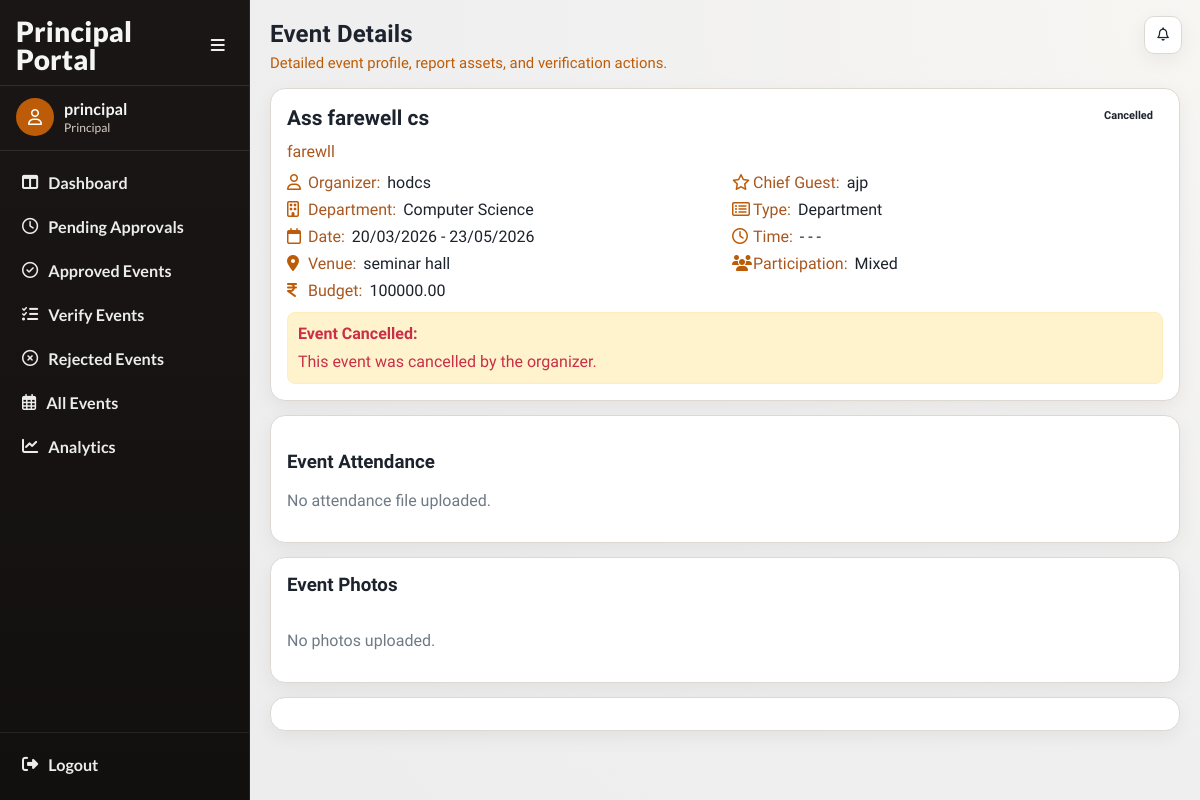
The app's page /events/events/9/ (signed in) with its own data.
### accounts/models.py (models this page shows, shortened)
class User(AbstractUser):
    ROLE_CHOICES = (
        ('faculty', 'Faculty'),
        ('principal', 'Principal'),
        ('admin', 'Admin'),
    )
    SUB_ROLE_CHOICES = (
        ('hod', 'HOD'),
        ('nss', 'NSS In-Charge'),
        ('ncc', 'NCC In-Charge'),
        ('union', 'Union In-Charge'),
        ('other', 'Other In-Charge'),
    )
    role = models.CharField(max_length=20, choices=ROLE_CHOICES)
    sub_role = models.CharField(
        max_length=20,
        choices=SUB_ROLE_CHOICES,
        blank=True,
        null=True
    )
    department = models.ForeignKey(
    'events.Department',
    on_delete=models.SET_NULL,
    null=True,
    blank=True
    )

### events/models.py (models this page shows, shortened)
class Event(models.Model):
    CATEGORY_CHOICES = (
        ('department', 'Department'),
        ('nss', 'NSS'),
        ('ncc', 'NCC'),
        ('union', 'Union'),
        ('other', 'Other'),
    )
    PARTICIPATION_CHOICES = (
        ('boys', 'Boys'),
        ('girls', 'Girls'),
        ('mixed', 'Mixed'),
    )
    STATUS_CHOICES = (
        ('pending', 'Pending Approval'),
        ('approved', 'Approved'),
        ('rejected', 'Rejected'),
        ('completed', 'Completed'),
        ('verified', 'Verified'),
        ('cancelled', 'Cancelled'),
    )
    title = models.CharField(max_length=200)
    category = models.CharField(max_length=20, choices=CATEGORY_CHOICES)
    created_by = models.ForeignKey(
        settings.AUTH_USER_MODEL,
        on_delete=models.CASCADE
    )
    department = models.ForeignKey(
    Department,
    on_delete=models.SET_NULL,
    null=True,
    blank=True
    )
    participation_type = models.CharField(
        max_length=20,
        choices=PARTICIPATION_CHOICES
    )
    chief_guest = models.CharField(max_length=200, blank=True, null=True)
    budget = models.DecimalField(max_digits=10, decimal_places=2)
    venue = models.ForeignKey(
    Venue,
    on_delete=models.PROTECT
    )
    start_date = models.DateField()
    end_date = models.DateField()
    start_time = models.TimeField(null=True, blank=True)
    end_time = models.TimeField(null=True, blank=True)
    description = models.TextField()
    tags = models.ManyToManyField(Tag, blank=True)
    status = models.CharField(
        max_length=20,
        choices=STATUS_CHOICES,
        default='pending'
    )
    principal_remark = models.TextField(blank=True, null=True)
    created_at = models.DateTimeField(auto_now_add=True)
    report_text = models.TextField(blank=True, null=True)
    attendance_file = models.FileField(
        upload_to='attendance/',
        blank=True,
        null=True
    )
    completed_at = models.DateTimeField(blank=True, null=True)

class Department(models.Model):
    name = models.CharField(max_length=100, unique=True)
    def __str__(self):
        return self.name

class Venue(models.Model):
    name = models.CharField(max_length=100, unique=True)
    def __str__(self):
        return self.name

### events/views.py (the view)
@login_required(login_url='/login/')
def event_detail(request, event_id):
    event = get_object_or_404(Event, id=event_id)
    if request.user.role == 'faculty' and event.created_by != request.user:
        messages.error(request, "You do not have permission to view this event.")
        return redirect('faculty_dashboard')
    return render(request,
                  'events/event_detail.html',
                  {'event': event})

### events/templates/events/event_detail.html (shortened to what this page needs)
{% extends "base.html" %}
{% load event_extras %}
{% block page_title %}Event Details{% endblock %}
{% block page_subtitle %}Detailed event profile, report assets, and verification actions.{% endblock %}
{% block extra_css %}
<link href="https://cdn.jsdelivr.net/npm/glightbox/dist/css/glightbox.min.css" rel="stylesheet">
{% endblock %}
{% block content %}
<section class="event-card" style="margin-bottom:14px;">
    <div class="event-head">
        <h2 class="event-title" style="font-size:1.3rem;">{{ event.title }}</h2>
        <span class="chip {{ event.status }}">{{ event.status|title }}</span>
    </div>
    <p class="event-desc" style="margin-bottom: 10px;">{{ event.description }}</p>
    <div class="meta-grid">
        <div class="meta-row"><i class="fa-regular fa-user"></i><span class="meta-label">Organizer:</span><span class="meta-value">{{ event.created_by.get_full_name|default:event.created_by.username }}</span></div>
        <div class="meta-row"><i class="fa-regular fa-star"></i><span class="meta-label">Chief Guest:</span><span class="meta-value">{{ event.chief_guest|default:"-" }}</span></div>
        <div class="meta-row"><i class="fa-regular fa-building"></i><span class="meta-label">Department:</span><span class="meta-value">{{ event.department|default:"General" }}</span></div>
        <div class="meta-row"><i class="fa-regular fa-rectangle-list"></i><span class="meta-label">Type:</span><span class="meta-value">{{ event.category|title }}</span></div>
        <div class="meta-row"><i class="fa-regular fa-calendar"></i><span class="meta-label">Date:</span><span class="meta-value">{{ event.start_date|date:"d/m/Y" }} - {{ event.end_date|date:"d/m/Y" }}</span></div>
        <div class="meta-row"><i class="fa-regular fa-clock"></i><span class="meta-label">Time:</span><span class="meta-value">{{ event.start_time|time:"h:i A"|default:"-" }} - {{ event.end_time|time:"h:i A"|default:"-" }}</span></div>
        <div class="meta-row"><i class="fa-solid fa-location-dot"></i><span class="meta-label">Venue:</span><span class="meta-value">{{ event.venue }}</span></div>
        <div class="meta-row"><i class="fa-solid fa-users"></i><span class="meta-label">Participation:</span><span class="meta-value">{{ event.participation_type|title }}</span></div>
        <div class="meta-row"><i class="fa-solid fa-indian-rupee-sign"></i><span class="meta-label">Budget:</span><span class="meta-value">{{ event.budget }}</span></div>
    </div>
    {% if event.status == "cancelled" %}
    <div class="reason-box" style="margin-top:10px; padding:10px; border:1px solid #ffeeba; background:#fff3cd; border-radius:8px;">
        <strong>Event Cancelled:</strong>
        <p style="margin:5px 0 0;">
            This event was cancelled by the organizer.
        </p>
    </div>
    {% endif %}
</section>
<section class="panel" style="margin-bottom:14px;">
    <h3>Event Attendance</h3>
    {% if event.attendance_file %}
        <a class="btn secondary" href="{{ event.attendance_file.url }}">Open Attendance File</a>
    {% else %}
        <p class="muted">No attendance file uploaded.</p>
    {% endif %}
</section>
<section class="panel" style="margin-bottom:14px;">
    <h3 style="margin-top:0;">Event Photos</h3>
    <div style="display:grid;grid-template-columns:repeat(auto-fit,minmax(180px,1fr));gap:12px;">
        {% for photo in event.photos.all %}
            <a class="glightbox" href="{{ photo.image.url }}" data-gallery="event-gallery" data-title="{{ event.title }}">
                <img src="{{ photo.image.url }}" alt="{{ event.title }} photo" style="width:100%;height:160px;object-fit:cover;border-radius:12px;border:1px solid var(--line);">
            </a>
        {% empty %}
            <p class="muted">No photos uploaded.</p>
        {% endfor %}
    </div>
</section>
<section class="panel" style="display:flex;gap:8px;flex-wrap:wrap;align-items:center;">
</section>
{% endblock %}

### accounts/templates/base.html (shortened to what this page needs)
<!DOCTYPE html>
<html lang="en">
<head>
    <link rel="stylesheet" href="https://cdnjs.cloudflare.com/ajax/libs/font-awesome/6.5.2/css/all.min.css">
    {% block extra_css %}{% endblock %}
</head>
<body class="{% if request.user.is_authenticated %}has-sidebar{% endif %}">
    <div class="app">
        {% if request.user.is_authenticated %}
            <aside class="sidebar">
                <div class="sidebar-head">
                    <div class="brand">
                        {% if request.user.role == "principal" %}
                            Principal Portal
                        {% elif request.user.role == "faculty" %}
                            Faculty Portal
                        {% else %}
                            Event Portal
                        {% endif %}
                    </div>
                    <button class="collapse-toggle" id="sidebarCollapseToggle" type="button">
                        <i class="fa-solid fa-bars"></i>
                    </button>
                </div>
                <div class="sidebar-user">
                    <div class="avatar"><i class="fa-regular fa-user"></i></div>
                    <div class="user-meta">
                        <div class="user-name">{{ request.user.get_full_name|default:request.user.username }}</div>
                        <div class="user-role">{{ request.user.get_role_display|default:"User" }}</div>
                    </div>
                </div>
                <ul class="nav-list">
                    {% if request.user.role == "principal" %}
                        <li><a class="nav-link " href="{% url 'principal_dashboard' %}" title="Dashboard"><i class="fa-solid fa-table-columns"></i><span class="nav-text">Dashboard</span></a></li>
                        <li><a class="nav-link " href="{% url 'principal_pending_events' %}" title="Pending Approvals"><i class="fa-regular fa-clock"></i><span class="nav-text">Pending Approvals</span></a></li>
                        <li><a class="nav-link " href="{% url 'principal_approved_events' %}" title="Approved Events"><i class="fa-regular fa-circle-check"></i><span class="nav-text">Approved Events</span></a></li>
                        <li><a class="nav-link " href="{% url 'principal_verify_list' %}" title="Verify Events"><i class="fa-solid fa-list-check"></i><span class="nav-text">Verify Events</span></a></li>
                        <li><a class="nav-link " href="{% url 'principal_rejected_events' %}" title="Rejected Events"><i class="fa-regular fa-circle-xmark"></i><span class="nav-text">Rejected Events</span></a></li>
                        <li><a class="nav-link " href="{% url 'view_all_events' %}" title="All Events"><i class="fa-regular fa-calendar-days"></i><span class="nav-text">All Events</span></a></li>
                        <li><a class="nav-link " href="{% url 'analytics_dashboard' %}" title="Analytics"><i class="fa-solid fa-chart-line"></i><span class="nav-text">Analytics</span></a></li>
                    {% endif %}
                </ul>
                <div class="sidebar-foot">
                    <a class="nav-link" href="{% url 'logout' %}" title="Logout">
                        <i class="fa-solid fa-right-from-bracket"></i>
                        <span class="nav-text">Logout</span>
                    </a>
                </div>
            </aside>
            <div class="notif-fab" id="notifFab">
                <div style="position:relative;">
                    <button class="nav-icon-btn" id="notifToggle" type="button" aria-label="Notifications">
                        <i class="fa-regular fa-bell"></i>
                    </button>
                </div>
            </div>
        {% endif %}
        <main class="main">
            <header class="page-head">
                <h1 class="page-title">{% block page_title %}College Event System{% endblock %}</h1>
                <p class="page-subtitle">{% block page_subtitle %}{% endblock %}</p>
            </header>
            {% block content %}{% endblock %}
        </main>
    </div>
</body>
</html>

### accounts/templates/base.html (style rules this page uses)
:root { --bg: #f3f3f3; --sidebar-1: #1a1615; --sidebar-2: #12100f; --surface: #ffffff; --surface-muted: #f7f4f1; --line: #ded8d2; --text: #1d232d; --text-soft: #6f7a85; --accent: #bd5c08; --accent-soft: #f9e8da; --success: #0f9b72; --danger: #d13f4b; --radius: 15px; --shadow: 0 6px 20px rgba(13, 13, 13, 0.06); }
* { box-sizing: border-box; }
body { margin: 0; font-family: "Plus Jakarta Sans", sans-serif; background: radial-gradient(circle at top right, #f8f6f3 0, #f0f0f0 45%, #ececec 100%); color: var(--text); }
a { color: inherit; text-decoration: none; }
.app { min-height: 100vh; }
.sidebar { position: fixed; top: 0; left: 0; z-index: 40; width: 250px; height: 100vh; background: linear-gradient(180deg, var(--sidebar-1) 0%, var(--sidebar-2) 100%); color: #f5f5f5; display: flex; flex-direction: column; border-right: 1px solid rgba(255, 255, 255, 0.08); transition: transform .25s ease, width .25s ease; font-family: "Lato", sans-serif; }
.sidebar-head { display: flex; align-items: center; justify-content: space-between; padding: 17px 16px 12px; border-bottom: 1px solid rgba(255, 255, 255, 0.1); }
.brand { font-size: 28px; font-weight: 800; line-height: 1; letter-spacing: .2px; transition: opacity .2s ease; }
.collapse-toggle { border: none; background: transparent; color: #efefef; width: 32px; height: 32px; border-radius: 8px; cursor: pointer; display: grid; place-items: center; font-size: 16px; }
.sidebar-user { display: flex; align-items: center; gap: 10px; padding: 12px 16px 14px; border-bottom: 1px solid rgba(255, 255, 255, 0.1); }
.avatar { width: 38px; height: 38px; border-radius: 50%; background: var(--accent); color: #fff; display: grid; place-items: center; font-size: 16px; }
.user-name { font-weight: 700; font-size: 1.01rem; line-height: 1.2; }
.user-role { font-size: 12px; color: #dbd0c8; margin-top: 2px; }
.nav-list { list-style: none; padding: 12px 10px; margin: 0; display: grid; gap: 5px; }
.nav-link { display: flex; align-items: center; gap: 10px; padding: 10px 12px; border-radius: 11px; color: #ececec; font-weight: 700; font-size: 1.01rem; transition: all .2s ease; }
.sidebar-foot { margin-top: auto; padding: 12px 10px 16px; border-top: 1px solid rgba(255, 255, 255, 0.08); }
.main { margin-left: 0; min-height: 100vh; padding: 20px; transition: margin-left .25s ease; }
body.has-sidebar .main { margin-left: 250px; }
.notif-fab { position: fixed; top: 16px; right: 18px; z-index: 50; display: none; }
.nav-icon-btn { position: relative; display: inline-grid; place-items: center; width: 38px; height: 38px; border-radius: 10px; border: 1px solid var(--line); background: #fff; color: var(--text); cursor: pointer; box-shadow: var(--shadow); }
.page-head { margin-bottom: 16px; }
.page-title { margin: 0; font-size: clamp(1.35rem, 2vw, 1.95rem); font-weight: 800; letter-spacing: 0.2px; }
.page-subtitle { margin: 6px 0 0; color: var(--accent); font-size: .93rem; }
.panel { background: var(--surface); border: 1px solid var(--line); border-radius: var(--radius); box-shadow: var(--shadow); padding: 16px; }
.chip { border-radius: 999px; padding: 4px 10px; font-size: 11px; font-weight: 700; display: inline-flex; align-items: center; justify-content: center; }
.muted { color: var(--text-soft); }
.event-card { border: 1px solid var(--line); border-radius: var(--radius); background: var(--surface); padding: 16px; box-shadow: var(--shadow); }
.event-head { display: flex; align-items: flex-start; justify-content: space-between; gap: 10px; margin-bottom: 8px; }
.event-title { margin: 0; font-size: 1.15rem; line-height: 1.3; }
.event-desc { margin: 0 0 12px; color: #a85720; line-height: 1.45; }
.meta-grid { display: grid; grid-template-columns: 1fr 1fr; gap: 8px 14px; margin-bottom: 12px; }
.meta-row { display: flex; align-items: baseline; gap: 7px; min-width: 0; }
.meta-row i { color: var(--accent); width: 14px; flex-shrink: 0; }
.meta-label { color: #a85720; white-space: nowrap; }
.meta-value { font-weight: 500; min-width: 0; }
.reason-box { margin-top: 10px; border-radius: 10px; border: 1px solid #f0b6bf; background: #fdecef; color: #c92f46; padding: 10px 12px; line-height: 1.4; }

### records on screen
User: user.get_full_name "principal", user.role "Principal"
Event: title "Ass farewell cs", status "Cancelled", description "farewll", created_by.get_full_name "hodcs", chief_guest "ajp", department "Computer Science", category "Department", start_date "20/03/2026", end_date "23/05/2026", start_time "-", end_time "-", venue "seminar hall", participation_type "Mixed", budget "100000.00"
